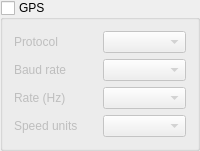
                 <widget class="QGroupBox" name="gbGps">
                  <property name="enabled">
                   <bool>true</bool>
                  </property>
                  <property name="minimumSize">
                   <size>
                    <width>0</width>
                    <height>0</height>
                   </size>
                  </property>
                  <property name="title">
                   <string>GPS</string>
                  </property>
                  <property name="checkable">
                   <bool>true</bool>
                  </property>
                  <property name="checked">
                   <bool>false</bool>
                  </property>
                  <layout class="QGridLayout" name="gridLayout_8">
                   <item row="4" column="1">
                    <widget class="QComboBox" name="cbSpeedUnitsGps">
                     <property name="enabled">
                      <bool>false</bool>
                     </property>
                    </widget>
                   </item>
                   <item row="4" column="0">
                    <widget class="QLabel" name="lbSpeedUnitsGps">
                     <property name="enabled">
                      <bool>false</bool>
                     </property>
                     <property name="text">
                      <string>Speed units</string>
                     </property>
                    </widget>
                   </item>
                   <item row="2" column="1">
                    <widget class="QComboBox" name="cbGpsRate"/>
                   </item>
                   <item row="2" column="0">
                    <widget class="QLabel" name="lbGpsRate">
                     <property name="text">
                      <string>Rate (Hz)</string>
                     </property>
                    </widget>
                   </item>
                   <item row="1" column="1">
                    <widget class="QComboBox" name="cbGpsBaudrate">
                     <property name="enabled">
                      <bool>false</bool>
                     </property>
                    </widget>
                   </item>
                   <item row="1" column="0">
                    <widget class="QLabel" name="lbGpsBaudrate">
                     <property name="enabled">
                      <bool>false</bool>
                     </property>
                     <property name="text">
                      <string>Baud rate</string>
                     </property>
                    </widget>
                   </item>
                   <item row="0" column="0">
                    <widget class="QLabel" name="lbGpsProtocol">
                     <property name="text">
                      <string>Protocol</string>
                     </property>
                    </widget>
                   </item>
                   <item row="0" column="1">
                    <widget class="QComboBox" name="cbGpsProtocol"/>
                   </item>
                  </layout>
                 </widget>
